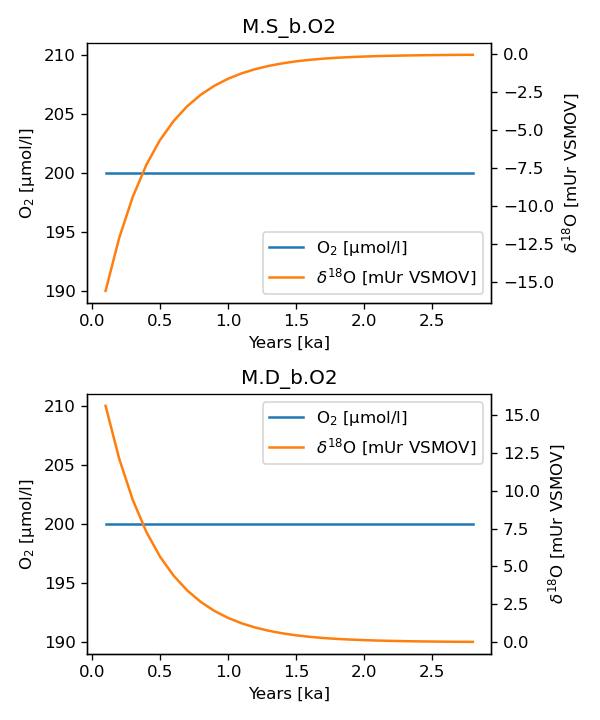

Write the Python code that produced this figure.
# This example is available as iso_1.py in ESBMTK Examples Repository
# https://github.com/uliw/ESBMTK-Examples/tree/main/Examples_from_the_manual
from esbmtk import (
    Model,  # the model class
    Reservoir,  # the reservoir class
    ConnectionProperties,  # the connection class
    SourceProperties,  # the source class
    SinkProperties,  # sink class
)
M = Model(
    stop="3 kyr",  # end time of model
    max_timestep="100 yr",  # upper limit of time step
    element=["Oxygen"],  # list of element definitions
)
Reservoir(
    name="S_b",  # box name
    volume="50E16 m**3",  # surface box volume
    concentration={M.O2: "200 umol/l"},  # initial concentration
    delta={M.O2: -20},
)
Reservoir(
    name="D_b",  # box name
    volume="50E16 m**3",  # deeb box volume
    concentration={M.O2: "200 umol/l"},  # initial concentration
    delta={M.O2: 20},
)
ConnectionProperties(  # thermohaline downwelling
    source=M.S_b,  # source of flux
    sink=M.D_b,  # target of flux
    ctype="scale_with_concentration",
    scale="20 Sv",
    id="downwelling"
)
ConnectionProperties(  # thermohaline upwelling
    source=M.D_b,  # source of flux
    sink=M.S_b,  # target of flux
    ctype="scale_with_concentration",
    scale="20 Sv",
    id="upwelling",
)
M.run(method="BDF")

M.plot([M.S_b.O2, M.D_b.O2], fn="iso_1.png")
